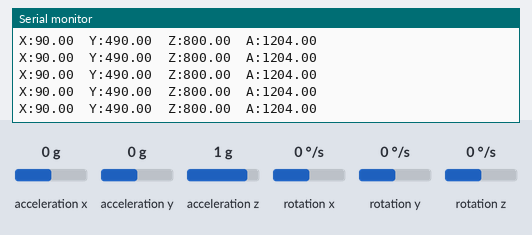
Bench run of a sketch on a simulated Arduino Uno, built with avr-gcc and run on an emulated ATmega328P. Parts: the last lines printed to the serial monitor. Wiring (inferred from the names in the program): MPU-6050 motion sensor at I2C address 0x68. Inputs (shaded band) come from the test bench; at power-on: acceleration x 0 g, acceleration y 0 g, acceleration z 1 g, rotation x 0 °/s, rotation y 0 °/s, rotation z 0 °/s. EEPROM starts erased.

Above: at 1.2 s.
1.3 s: acceleration x set to -1.4 g
At 2.1 s:
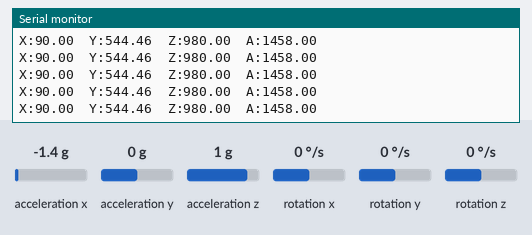
4.3 s: acceleration y set to -1.4 g
At 4.45 s:
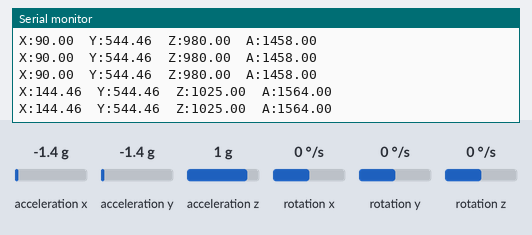
5.8 s: acceleration z set to -1.4 g
At 5.83 s:
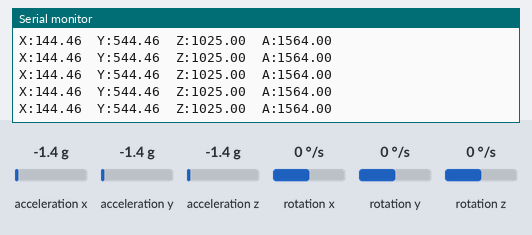
Timing chart, 0 to 8.8 s (numbered marks = the images above; inputs shaded):
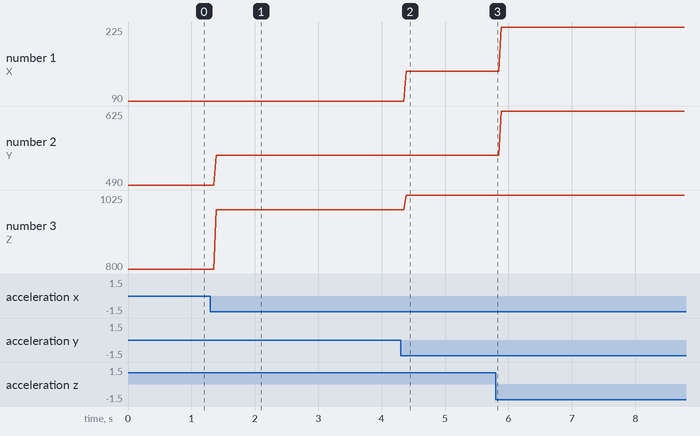

Measured:
- after the input at 1.3 s, the serial monitor: prints a new line after 0.09 s (image 1)
- after the input at 4.3 s, the serial monitor: prints a new line after 0.09 s (image 2)
- plotted number 1: 90 → 144.46 after the input at 4.3 s, 144.46 → 225 after the input at 5.8 s
- plotted number 2: 490 → 544.46 after the input at 1.3 s, 544.46 → 625 after the input at 5.8 s
- plotted number 3: 800 → 980 after the input at 1.3 s, 980 → 1025 after the input at 4.3 s

The sketch:

Lab_3_A.ino
```cpp
// Modified version of (c) Michael Schoeffler 2017, http://www.mschoeffler.de

#include "Wire.h"  // This library allows you to communicate with I2C devices.
#include "EEPROM.h"

const int MPU_ADDR = 0x68;  // I2C address of the MPU-6050. If AD0 pin is set to HIGH, the I2C address will be 0x69.

int16_t accelerometer_x, accelerometer_y, accelerometer_z;  // variables for accelerometer raw data
int16_t gyro_x, gyro_y, gyro_z;                             // variables for gyro raw data
int16_t temperature;                                        // variables for temperature data

double angle_x, angle_y, angle_z;

int OFFSET = 400;
int Z_BIAS = 16000;
int MAX = Z_BIAS * 2;

int eeprom_start=-1, eeprom_end=0;

double get_angle(int16_t num1, int16_t num2) {
  double angle = RAD_TO_DEG * (atan2(num1, num2));
  if (angle < 0) {
    angle += 360;
  }
  return angle;
}

void setup() {
  Serial.begin(9600);
  Wire.begin();
  Wire.beginTransmission(MPU_ADDR);  // Begins a transmission to the I2C slave (GY-521 board)
  Wire.write(0x6B);                  // PWR_MGMT_1 register
  Wire.write(0);                     // set to zero (wakes up the MPU-6050)
  Wire.endTransmission(true);
}
void loop() {
  Wire.beginTransmission(MPU_ADDR);
  Wire.write(0x3B);                         // starting with register 0x3B (ACCEL_XOUT_H) [MPU-6000 and MPU-6050 Register Map and Descriptions Revision 4.2, p.40]
  Wire.endTransmission(false);              // the parameter indicates that the Arduino will send a restart. As a result, the connection is kept active.
  Wire.requestFrom(MPU_ADDR, 7 * 2, true);  // request a total of 7*2=14 registers

  // "Wire.read()<<8 | Wire.read();" means two registers are read and stored in the same variable
  accelerometer_x = Wire.read() << 8 | Wire.read();  // reading registers: 0x3B (ACCEL_XOUT_H) and 0x3C (ACCEL_XOUT_L)
  accelerometer_y = Wire.read() << 8 | Wire.read();  // reading registers: 0x3D (ACCEL_YOUT_H) and 0x3E (ACCEL_YOUT_L)
  accelerometer_z = Wire.read() << 8 | Wire.read();  // reading registers: 0x3F (ACCEL_ZOUT_H) and 0x40 (ACCEL_ZOUT_L)
  temperature = Wire.read() << 8 | Wire.read();      // reading registers: 0x41 (TEMP_OUT_H) and 0x42 (TEMP_OUT_L)
  gyro_x = Wire.read() << 8 | Wire.read();           // reading registers: 0x43 (GYRO_XOUT_H) and 0x44 (GYRO_XOUT_L)
  gyro_y = Wire.read() << 8 | Wire.read();           // reading registers: 0x45 (GYRO_YOUT_H) and 0x46 (GYRO_YOUT_L)
  gyro_z = Wire.read() << 8 | Wire.read();           // reading registers: 0x47 (GYRO_ZOUT_H) and 0x48 (GYRO_ZOUT_L)

  //TODO: Your code goes here
  // Calculate acceleration angles
  angle_x = get_angle(accelerometer_z, accelerometer_y);
  angle_y = get_angle(accelerometer_z, accelerometer_x);
  angle_z = get_angle(accelerometer_y, accelerometer_x);

  angle_y += OFFSET * 1;
  angle_z += OFFSET * 2;

  accelerometer_z -= Z_BIAS;

  double acceleration = sqrt(pow(accelerometer_x, 2) + pow(accelerometer_y, 2) + pow(accelerometer_z, 2));

  acceleration = map(acceleration, 0, MAX, 0, 360) + OFFSET * 3;

  plotter(angle_x, angle_y, angle_z, acceleration);

  //Writing latest reading in EEPROM
  EEPROM.put(eeprom_end, acceleration);
  eeprom_end = (eeprom_end+1) % 10;
  if(eeprom_start == -1 || eeprom_start == eeprom_end) eeprom_start++;

  //If collected 10 or more readings
  if(eeprom_start == eeprom_end)
  {
    //Calculate steady state acceleration
    double ss_acc = 0;
    for(int i=0; i<10; i++)
    {
      double read;
      EEPROM.get(i, read);
      ss_acc += read;
    }
    ss_acc /= 10;
    Serial.print("Steady state acceleration = ");
    Serial.println(ss_acc);
  }

  // delay
  delay(2);
}

void plotter(double angle_x, double angle_y, double angle_z, double acceleration) {
  Serial.print("X:");
  Serial.print(angle_x);
  Serial.print("\tY:");
  Serial.print(angle_y);
  Serial.print("\tZ:");
  Serial.print(angle_z);
  Serial.print("\tA:");
  Serial.println(acceleration);
}
```
